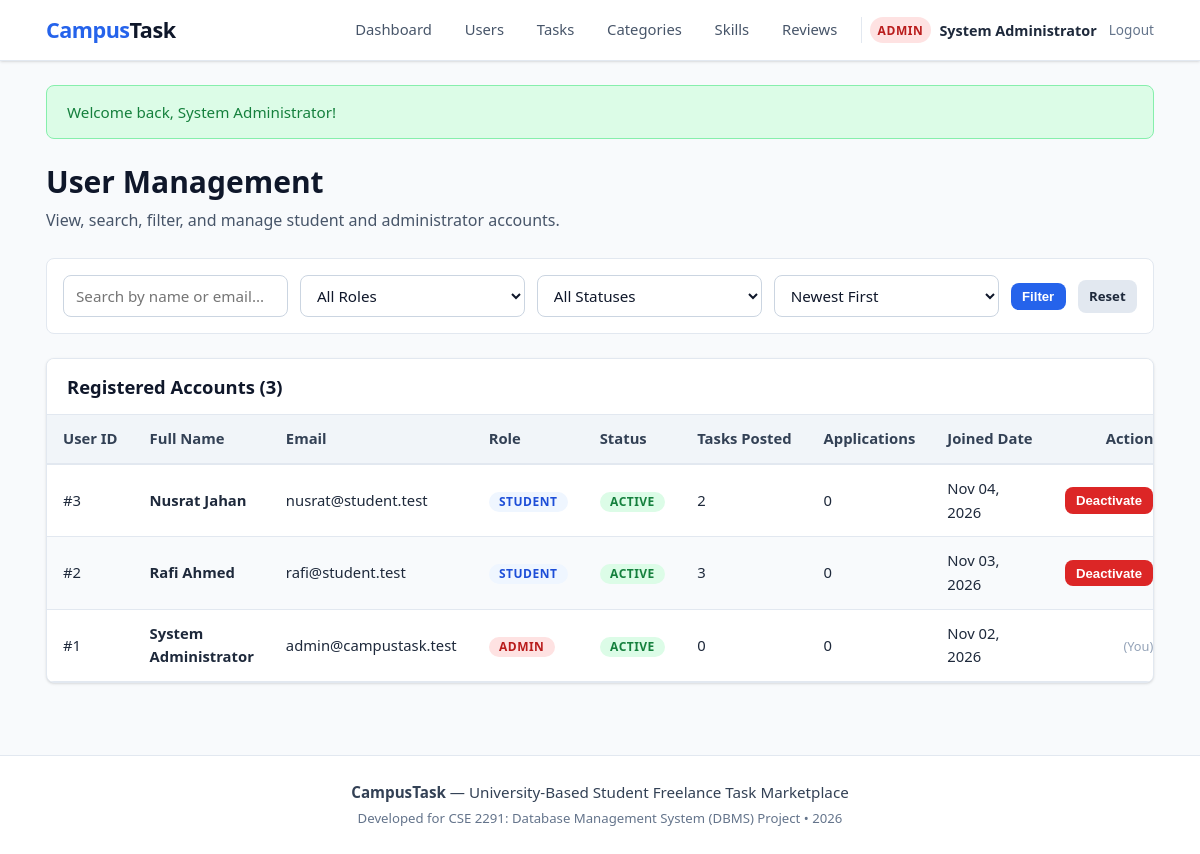
The page /admin/users.php (signed in) on the database its author committed.
### tables this page shows
CREATE TABLE IF NOT EXISTS `users` (
    `user_id` INT AUTO_INCREMENT PRIMARY KEY,
    `full_name` VARCHAR(100) NOT NULL,
    `email` VARCHAR(150) NOT NULL UNIQUE,
    `password_hash` VARCHAR(255) NOT NULL,
    `role` ENUM('STUDENT', 'ADMIN') NOT NULL DEFAULT 'STUDENT',
    `account_status` ENUM('ACTIVE', 'DEACTIVATED') NOT NULL DEFAULT 'ACTIVE',
    `created_at` DATETIME NOT NULL DEFAULT CURRENT_TIMESTAMP
);

### config/database.example.php (called while the page is built, shortened)
<?php
function e($value) {
    return htmlspecialchars((string)($value ?? ''), ENT_QUOTES, 'UTF-8');
}

### includes/auth.php (called while the page is built, shortened)
<?php
if (!defined('BASE_URL')) {
    $local_config = __DIR__ . '/../config/database.php';
    if (file_exists($local_config)) {
        require_once $local_config;
    } else {
        require_once __DIR__ . '/../config/database.example.php';
    }
}
function current_user_id(): ?int {
    return isset($_SESSION['user_id']) ? (int)$_SESSION['user_id'] : null;
}

### admin/users.php (the view, shortened to what this page needs)
<?php
require_once __DIR__ . '/../includes/auth.php';
$search = trim($_GET['search'] ?? '');
$sort = trim($_GET['sort'] ?? 'newest');
$sql = "
    SELECT
        u.user_id,
        u.full_name,
        u.email,
        u.role,
        u.account_status,
        u.created_at,
        (SELECT COUNT(*) FROM tasks t WHERE t.poster_id = u.user_id) AS task_count,
        (SELECT COUNT(*) FROM applications a WHERE a.applicant_id = u.user_id) AS application_count
    FROM users u
    WHERE 1=1
";
$params = [];
$sort_columns = [
    'newest'       => 'u.created_at DESC',
    'oldest'       => 'u.created_at ASC',
    'name_asc'     => 'u.full_name ASC',
    'name_desc'    => 'u.full_name DESC',
    'tasks'        => 'task_count DESC',
    'applications' => 'application_count DESC',
];
$order_by = $sort_columns[$sort] ?? 'u.created_at DESC';
$sql .= " ORDER BY " . $order_by;
$stmt = $pdo->prepare($sql);
$stmt->execute($params);
$users = $stmt->fetchAll();
require_once __DIR__ . '/../includes/header.php';
?>
<div style="display: flex; justify-content: space-between; align-items: center; margin-bottom: 1.5rem; flex-wrap: wrap; gap: 0.5rem;">
    <div>
        <h1>User Management</h1>
        <p style="color: var(--gray-600); margin: 0;">View, search, filter, and manage student and administrator accounts.</p>
    </div>
</div>
<form action="<?= BASE_URL ?>/admin/users.php" method="GET" class="filter-bar">
    <input
        type="text"
        name="search"
        class="form-control"
        placeholder="Search by name or email..."
        value="<?= e($search) ?>"
    >
    <select name="role" class="form-control">
        <option value="">All Roles</option>
    </select>
    <select name="status" class="form-control">
        <option value="">All Statuses</option>
    </select>
    <select name="sort" class="form-control">
        <option value="newest" <?= ($sort === 'newest') ? 'selected' : '' ?>>Newest First</option>
    </select>
    <button type="submit" class="btn btn-primary btn-sm">Filter</button>
    <a href="<?= BASE_URL ?>/admin/users.php" class="btn btn-secondary btn-sm">Reset</a>
</form>
<div class="card">
    <div class="card-header">
        <h3 class="card-title">Registered Accounts (<?= count($users) ?>)</h3>
    </div>
    <div class="card-body" style="padding: 0;">
        <?php if (empty($users)): ?>
            <div class="empty-state">
                <div class="empty-state-title">No users found</div>
                <div class="empty-state-text">No accounts matched your search or filter criteria.</div>
            </div>
        <?php else: ?>
            <div class="table-responsive">
                <table class="table table-striped table-hover">
                    <thead>
                        <tr>
                            <th>User ID</th>
                            <th>Full Name</th>
                            <th>Email</th>
                            <th>Role</th>
                            <th>Status</th>
                            <th>Tasks Posted</th>
                            <th>Applications</th>
                            <th>Joined Date</th>
                            <th style="text-align: right;">Action</th>
                        </tr>
                    </thead>
                    <tbody>
                        <?php foreach ($users as $u): ?>
                            <tr>
                                <td>#<?= e($u['user_id']) ?></td>
                                <td><strong><?= e($u['full_name']) ?></strong></td>
                                <td><?= e($u['email']) ?></td>
                                <td>
                                    <?php if ($u['role'] === 'ADMIN'): ?>
                                        <span class="badge admin-badge">Admin</span>
                                    <?php else: ?>
                                        <span class="badge student-badge">Student</span>
                                    <?php endif; ?>
                                </td>
                                <td>
                                    <?php if ($u['account_status'] === 'ACTIVE'): ?>
                                        <span class="badge badge-active">Active</span>
                                    <?php else: ?>
                                        <span class="badge badge-deactivated">Deactivated</span>
                                    <?php endif; ?>
                                </td>
                                <td><?= (int)$u['task_count'] ?></td>
                                <td><?= (int)$u['application_count'] ?></td>
                                <td><?= date('M d, Y', strtotime($u['created_at'])) ?></td>
                                <td style="text-align: right;">
                                    <?php if ($u['user_id'] === current_user_id()): ?>
                                        <span style="font-size: 0.8rem; color: var(--gray-400);">(You)</span>
                                    <?php elseif ($u['role'] === 'ADMIN'): ?>
                                        <span style="font-size: 0.8rem; color: var(--gray-400);">Admin</span>
                                    <?php else: ?>
                                        <form action="<?= BASE_URL ?>/admin/users.php" method="POST" style="display: inline-block;">
                                            <?php if ($u['account_status'] === 'ACTIVE'): ?>
                                                <button
                                                    type="submit"
                                                    class="btn btn-danger btn-sm"
                                                    onclick="return confirm('Are you sure you want to deactivate this student account?');"
                                                >
                                                    Deactivate
                                                </button>
                                            <?php endif; ?>
                                        </form>
                                    <?php endif; ?>
                                </td>
                            </tr>
                        <?php endforeach; ?>
                    </tbody>
                </table>
            </div>
        <?php endif; ?>
    </div>
</div>
<?php
require_once __DIR__ . '/../includes/footer.php';
?>

### assets/css/style.css (style rules this page uses)
:root { --primary: #2563eb; --primary-hover: #1d4ed8; --primary-light: #eff6ff; --success: #16a34a; --success-light: #dcfce7; --success-dark: #15803d; --warning: #d97706; --warning-light: #fef3c7; --danger: #dc2626; --danger-light: #fee2e2; --danger-dark: #b91c1c; --info: #0284c7; --info-light: #e0f2fe; --gray-50: #f8fafc; --gray-100: #f1f5f9; --gray-200: #e2e8f0; --gray-300: #cbd5e1; --gray-400: #94a3b8; --gray-500: #64748b; --gray-600: #475569; --gray-700: #334155; --gray-800: #1e293b; --gray-900: #0f172a; --font-sans: system-ui, -apple-system, BlinkMacSystemFont, "Segoe UI", Roboto, "Helvetica Neue", Arial, sans-serif; --border-radius: 8px; --box-shadow: 0 1px 3px 0 rgba(0, 0, 0, 0.1), 0 1px 2px -1px rgba(0, 0, 0, 0.1); --box-shadow-md: 0 4px 6px -1px rgba(0, 0, 0, 0.1), 0 2px 4px -2px rgba(0, 0, 0, 0.1); --box-shadow-lg: 0 10px 15px -3px rgba(0, 0, 0, 0.1), 0 4px 6px -4px rgba(0, 0, 0, 0.1); }
* { box-sizing: border-box; margin: 0; padding: 0; }
body { font-family: var(--font-sans); background-color: var(--gray-50); color: var(--gray-800); line-height: 1.6; min-height: 100vh; display: flex; flex-direction: column; }
h1, h2, h3, h4, h5, h6 { color: var(--gray-900); font-weight: 700; line-height: 1.25; margin-bottom: 0.5rem; }
h1 { font-size: 1.875rem; }
h3 { font-size: 1.25rem; }
p { margin-bottom: 1rem; }
a { color: var(--primary); text-decoration: none; transition: color 0.15s ease-in-out; }
.admin-badge { background-color: var(--danger-light); color: var(--danger-dark); }
.student-badge { background-color: var(--primary-light); color: var(--primary-hover); }
.btn { display: inline-flex; align-items: center; justify-content: center; font-weight: 600; padding: 0.55rem 1.1rem; font-size: 0.925rem; border-radius: var(--border-radius); border: 1px solid transparent; cursor: pointer; text-decoration: none; transition: background-color 0.15s ease, border-color 0.15s ease, color 0.15s ease; }
.btn-primary { background-color: var(--primary); color: #ffffff; }
.btn-secondary { background-color: var(--gray-200); color: var(--gray-800); }
.btn-danger { background-color: var(--danger); color: #ffffff; }
.btn-sm { padding: 0.3rem 0.65rem; font-size: 0.825rem; }
.card { background-color: #ffffff; border-radius: var(--border-radius); border: 1px solid var(--gray-200); box-shadow: var(--box-shadow); margin-bottom: 1.5rem; overflow: hidden; }
.card-header { padding: 1rem 1.25rem; background-color: #ffffff; border-bottom: 1px solid var(--gray-200); display: flex; justify-content: space-between; align-items: center; flex-wrap: wrap; gap: 0.5rem; }
.card-title { font-size: 1.15rem; font-weight: 700; margin: 0; color: var(--gray-900); }
.card-body { padding: 1.25rem; }
.form-control { width: 100%; padding: 0.55rem 0.75rem; font-size: 0.95rem; font-family: inherit; line-height: 1.5; color: var(--gray-900); background-color: #ffffff; border: 1px solid var(--gray-300); border-radius: var(--border-radius); transition: border-color 0.15s ease, box-shadow 0.15s ease; }
.badge { display: inline-block; padding: 0.25rem 0.65rem; font-size: 0.75rem; font-weight: 700; border-radius: 9999px; text-transform: uppercase; letter-spacing: 0.04em; line-height: 1; }
.badge-active { background-color: var(--success-light); color: var(--success-dark); }
.table-responsive { width: 100%; overflow-x: auto; -webkit-overflow-scrolling: touch; }
.table { width: 100%; border-collapse: collapse; font-size: 0.925rem; text-align: left; }
.table th { background-color: var(--gray-100); color: var(--gray-700); font-weight: 600; padding: 0.75rem 1rem; border-bottom: 2px solid var(--gray-200); white-space: nowrap; }
.table td { padding: 0.75rem 1rem; border-bottom: 1px solid var(--gray-200); vertical-align: middle; }
.table-striped tbody tr:nth-child(even) { background-color: var(--gray-50); }
.filter-bar { background-color: #ffffff; padding: 1rem; border-radius: var(--border-radius); border: 1px solid var(--gray-200); margin-bottom: 1.5rem; display: flex; flex-wrap: wrap; gap: 0.75rem; align-items: center; }
.filter-bar .form-control { width: auto; flex: 1; min-width: 160px; }

### rows shown on the page
users: user_id "3", full_name "Nusrat Jahan", email "nusrat@student.test", role "STUDENT", account_status "ACTIVE", task_count "2", application_count "0", created_at "Nov 04, 2026"
users: user_id "2", full_name "Rafi Ahmed", email "rafi@student.test", role "STUDENT", account_status "ACTIVE", task_count "3", application_count "0", created_at "Nov 03, 2026"
users: user_id "1", full_name "System Administrator", email "admin@campustask.test", role "ADMIN", account_status "ACTIVE", task_count "0", application_count "0", created_at "Nov 02, 2026", shows "(You)"

### other values the page prints
$user_name "System Administrator"
$flash['message'] "Welcome back, System Administrator!"
count($users) "3"
